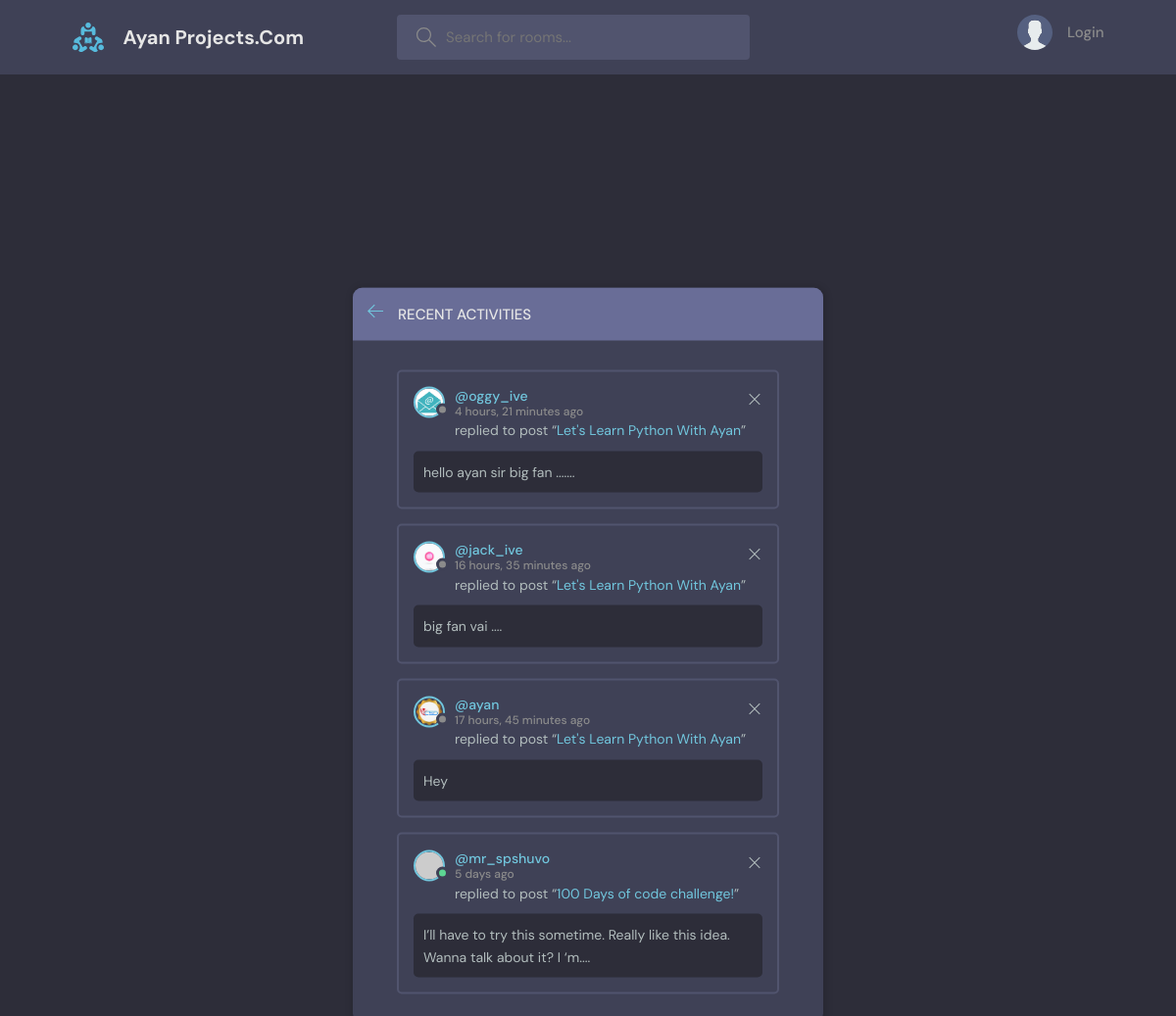
The page /activity on the database its author committed.
### base/models.py (models this page shows, shortened)
class Message(models.Model):
    user = models.ForeignKey(User, on_delete=models.CASCADE)
    room = models.ForeignKey(Room, on_delete=models.CASCADE)
    body = models.TextField()
    updated = models.DateTimeField(auto_now=True)
    created = models.DateTimeField(auto_now_add=True)
    class Meta:
        ordering = ['-updated' ,'-created']

class User(AbstractUser):
    name = models.CharField(max_length=200,null=True,blank=True)
    email = models.EmailField(unique=True)
    bio = models.TextField(null=True)
    avatar = models.ImageField(null=True, default="avatar.svg")
    USERNAME_FIELD = 'email'
    REQUIRED_FIELDS = []

class Room(models.Model):
    host = models.ForeignKey(User, on_delete=models.SET_NULL, null=True)
    topic = models.ForeignKey('Topic', on_delete=models.SET_NULL, null=True)
    name = models.CharField(max_length=200)
    description = models.TextField(null=True, blank=True)
    participants = models.ManyToManyField(User, related_name='participents', blank=True)
    updated = models.DateTimeField(auto_now=True)
    created = models.DateTimeField(auto_now_add=True)
    class Meta:
        ordering = ['-updated' ,'-created']
    def __str__(self):
        return self.name

### base/views.py (the view)
# urls.py: path('activity', views.activityPage, name='activity')
def activityPage(request):
    room_messages = Message.objects.all()
    context={'room_messages':room_messages}
    return render(request, 'base/activity.html',context)

### base/templates/base/activity.html
{% extends 'base.html' %}
{% block content %}
    <main class="layout">
      <div class="container">
        <div class="layout__box">
          <div class="layout__boxHeader">
            <div class="layout__boxTitle">
              <a href="{% url 'home' %}">
                <svg version="1.1" xmlns="http://www.w3.org/2000/svg" width="32" height="32" viewBox="0 0 32 32">
                  <title>arrow-left</title>
                  <path
                    d="M13.723 2.286l-13.723 13.714 13.719 13.714 1.616-1.611-10.96-10.96h27.625v-2.286h-27.625l10.965-10.965-1.616-1.607z"
                  ></path>
                </svg>
              </a>
              <h3>Recent Activities</h3>
            </div>
          </div>
          <div class="activities-page layout__body">
            {% for message in room_messages%}
            <div class="activities__box">
              <div class="activities__boxHeader roomListRoom__header">
                <a href="{% url 'profile' message.user.id %}" class="roomListRoom__author">
                  <div class="avatar avatar--small">
                    <img src="{{message.user.avatar.url}}" />
                  </div>
                  <p>
                    @{{message.user.username}}
                    <span>{{message.updated|timesince}} ago</span>
                  </p>
                </a>
                <div class="roomListRoom__actions">
                  <a href="{% url 'delete-message' message.id %}">
                    <svg version="1.1" xmlns="http://www.w3.org/2000/svg" width="32" height="32" viewBox="0 0 32 32">
                      <title>remove</title>
                      <path
                        d="M27.314 6.019l-1.333-1.333-9.98 9.981-9.981-9.981-1.333 1.333 9.981 9.981-9.981 9.98 1.333 1.333 9.981-9.98 9.98 9.98 1.333-1.333-9.98-9.98 9.98-9.981z"
                      ></path>
                    </svg>
                  </a>
                </div>
              </div>
              <div class="activities__boxContent">
                <p>replied to post “<a href="{% url 'view-room' message.room.id %}">{{message.room}}</a>”</p>
                <div class="activities__boxRoomContent">
                  {{message.body}}
                </div>
              </div>
            </div>
            {% endfor %}
            <div class="activities__box">
              <div class="activities__boxHeader roomListRoom__header">
                <a href="profile.html" class="roomListRoom__author">
                  <div class="avatar avatar--small active">
                    <img src="https://randomuser.me/api/portraits/men/13.jpg" />
                  </div>
                  <p>
                    @mr_spshuvo
                    <span>5 days ago</span>
                  </p>
                </a>
                <div class="roomListRoom__actions">
                  <a href="#">
                    <svg version="1.1" xmlns="http://www.w3.org/2000/svg" width="32" height="32" viewBox="0 0 32 32">
                      <title>remove</title>
                      <path
                        d="M27.314 6.019l-1.333-1.333-9.98 9.981-9.981-9.981-1.333 1.333 9.981 9.981-9.981 9.98 1.333 1.333 9.981-9.98 9.98 9.98 1.333-1.333-9.98-9.98 9.98-9.981z"
                      ></path>
                    </svg>
                  </a>
                </div>
              </div>
              <div class="activities__boxContent">
                <p>replied to post “<a href="room.html">100 Days of code challenge!</a>”</p>
                <div class="activities__boxRoomContent">
                  I’ll have to try this sometime. Really like this idea. Wanna talk about it? I ‘m....
                </div>
              </div>
            </div>
          </div>
        </div>
      </div>
    </main>
{% endblock content %}

### static/css/style.css (style rules this page uses)
:root { --color-main: #71c6dd; --color-main-light: #e1f6fb; --color-dark: #3f4156; --color-dark-medium: #51546e; --color-dark-light: #696d97; --color-light: #e5e5e5; --color-gray: #8b8b8b; --color-light-gray: #b2bdbd; --color-bg: #2d2d39; --color-success: #5dd693; --color-error: #fc4b0b; }
* { font-family: "DM Sans", -apple-system, BlinkMacSystemFont, "Segoe UI", Roboto, Oxygen, Ubuntu, Cantarell, "Open Sans", "Helvetica Neue", sans-serif; margin: 0; padding: 0; box-sizing: border-box; text-rendering: optimizeLegibility; font-size: inherit; }
html { font-size: 56.25%; }
@media only screen and (min-width: 1200px) { html { font-size: 62.5%; } }
body { line-height: 1.6; font-weight: 400; font-size: 1.5rem; color: var(--color-light-gray); background-color: var(--color-bg); min-height: 100vh; }
img { width: 100%; }
a { display: inline-block; color: var(--color-main); text-decoration: none; }
.container { max-width: 120rem; width: 90%; margin: auto; }
.avatar { position: relative; display: inline-block; border-radius: 50%; border: 2px solid var(--color-main); }
.avatar img { display: block; border-radius: 50%; object-fit: cover; object-position: center; }
.avatar::after { content: ""; display: block; position: absolute; background-color: var(--color-gray); z-index: 111; border-radius: 50%; border: 0.3rem solid var(--color-dark); }
.avatar.active::after { background-color: var(--color-success); }
.avatar.avatar--small img { width: 2.8rem; height: 2.8rem; }
.avatar.avatar--small:after { width: 0.7rem; height: 0.7rem; bottom: 0px; right: -6px; }
.layout { margin-top: 2.4rem; }
.layout > .container { display: flex; justify-content: space-between; align-items: flex-start; }
.layout__box { width: 90%; max-width: 48rem; min-height: 40rem; position: absolute; top: 50%; left: 50%; transform: translate(-50%, -30%); background-color: var(--color-dark); border-radius: 1rem; box-shadow: 1px 1px 6px 3px rgba(0, 0, 0, 0.1); overflow: hidden; }
.layout__boxHeader { display: flex; padding: 1.5rem; background-color: var(--color-dark-light); }
.layout__boxTitle { display: flex; gap: 1.5rem; align-items: center; }
.layout__boxTitle h3 { text-transform: uppercase; font-weight: 500; color: var(--color-light); }
.layout__boxTitle svg { width: 1.6rem; height: 1.6rem; fill: var(--color-main); }
.layout__body { margin: 3rem; }
.roomListRoom__header { display: flex; justify-content: space-between; align-items: center; }
.roomListRoom__author { font-weight: 500; display: flex; align-items: center; gap: 1rem; }
.roomListRoom__actions { display: flex; align-items: flex-start; gap: 1rem; position: relative; }
.roomListRoom__actions svg { fill: var(--color-main); width: 1.6rem; height: 1.6rem; }
.activities__box { margin: 1.5rem; padding: 1.5rem; border: 2px solid var(--color-dark-medium); border-radius: 5px; }
.activities__boxHeader p { font-size: 1.4rem; line-height: 1.3; }
.activities__boxHeader p span { color: var(--color-gray); font-size: 1.2rem; display: block; }
.activities__boxContent { margin-left: 4.2rem; }
.activities__boxContent { font-size: 1.4rem; }
.activities__boxRoomContent { background: var(--color-bg); padding: 1rem; border-radius: 5px; margin-top: 1rem; margin-left: -4.2rem; }
.roomListRoom__actions svg { fill: var(--color-light-gray); }

### rows shown on the page
Message: user.avatar (picture), user.username "oggy_ive", updated "4 hours, 21 minutes", room "Let's Learn Python With Ayan", body "hello ayan sir big fan ......."
Message: user.avatar (picture), user.username "jack_ive", updated "16 hours, 35 minutes", room "Let's Learn Python With Ayan", body "big fan vai ...."
Message: user.avatar (picture), user.username "ayan", updated "17 hours, 45 minutes", room "Let's Learn Python With Ayan", body "Hey"
